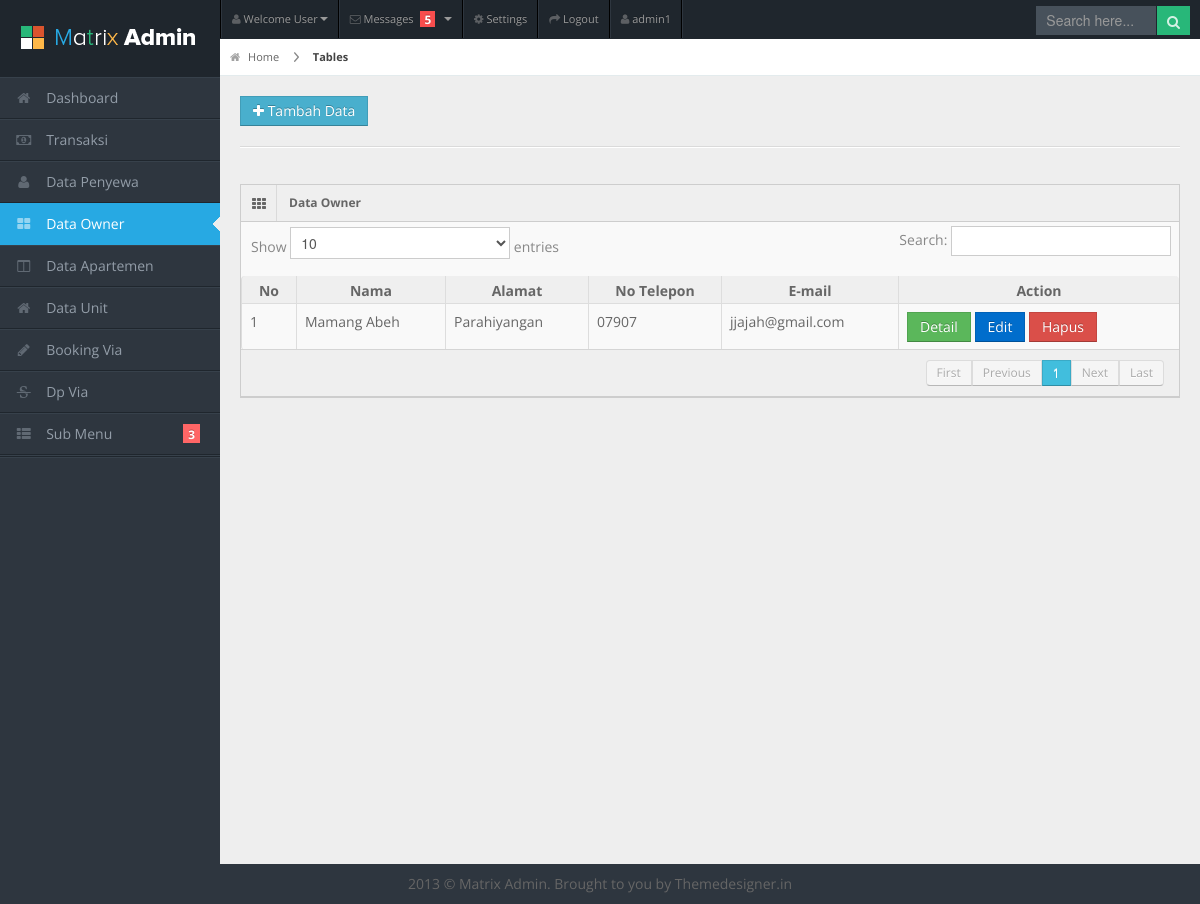
/owner.php (signed in), run on the app's committed database.
### tables this page shows
CREATE TABLE `tb_owner` (
  `kd_owner` int(4) NOT NULL,
  `nama` varchar(30) NOT NULL,
  `alamat` varchar(50) NOT NULL,
  `no_tlp` varchar(15) NOT NULL,
  `kd_bank` int(4) NOT NULL,
  `no_rek` varchar(20) NOT NULL,
  `tgl_gabung` date NOT NULL,
  `email` varchar(30) DEFAULT NULL,
  `jenis_kelamin` varchar(10) DEFAULT NULL,
  `jumlah_unit` int(11) DEFAULT NULL
);

### proses/proses.php (called while the page is built, shortened)
<?php
class Proses{
  public function __construct(){
    $this->db = new PDO('mysql:host=localhost;dbname=db_keuangan_cozzal','root','');
  }
  public function showOwner(){
  $sql = "SELECT * from tb_owner
    INNER JOIN tb_bank ON tb_bank.kd_bank = tb_owner.kd_bank";
  $query = $this->db->query($sql);
  return $query;
  }
}
?>

### owner.php (shortened to what this page needs)
<?php
  include "template/head.php";
?>
<body>
<?php
  include "template/header.php";
  include "template/sidebar.php";
?>
<div id="content">
  <div id="content-header">
    <div id="breadcrumb"> <a href="#" title="Go to Home" class="tip-bottom"><i class="icon-home"></i> Home</a> <a href="#" class="current">Tables</a> </div>
    <a href="#popup-owner" data-toggle="modal" class="btn btn-info btn-add"><i class="icon-plus"></i> Tambah Data</a>
  </div>
  <div class="container-fluid">
    <hr>
    <div class="row-fluid">
      <div class="span12">
        <div class="widget-box">
          <div class="widget-title"> <span class="icon"><i class="icon-th"></i></span>
            <h5>Data Owner</h5>
          </div>
          <div class="widget-content nopadding">
            <table class="table table-bordered data-table">
              <thead>
                <tr>
                  <th>No</th>
                  <th>Nama</th>
				  <th>Alamat</th>
				  <th>No Telepon</th>
                  <th>E-mail</th>
				  <th>Action</th>
				</tr>
              </thead>
              <tbody>
                <?php
				  require("proses/proses.php");
				  $Proses = new Proses();
				  $i = 1;
				  $show = $Proses->showOwner();
				  while($data = $show->fetch(PDO::FETCH_OBJ)){
					echo "
					  <tr class=gradeC'>
						<td>$i</td>
					    <td>$data->nama</td>
						<td>$data->alamat</td>
						<td>$data->no_tlp</td>
						<td>$data->email</td>
						<td>
						  <a class='btn btn-success' href='owner.php?detail_owner=$data->kd_owner'>Detail</a>
						  <a class='btn btn-primary' href='edit.php?edit_owner=$data->kd_owner'>Edit</a>
						  <a class='btn btn-danger' href='proses/proses_delete.php?delete_owner=$data->kd_owner'>Hapus</a>
						</td>
					  </tr>"; $i++;
				  };
				?>
              </tbody>
            </table>
          </div>
        </div>
      </div>
    </div>
  </div>
</div>
<div class="row-fluid">
  <div id="footer" class="span12"> 2013 &copy; Matrix Admin. Brought to you by <a href="http://themedesigner.in">Themedesigner.in</a> </div>
</div>
</body>
</html>

### css/theme.css (style rules this page uses)
.btn-add { margin-left: 20px; margin-top: 20px; }

### css/matrix-style.css (style rules this page uses)
* { outline:none !important; -moz-outline: none !important; }
html, body { height:100% }
body { overflow-x: hidden; margin-top: -10px; font-family: 'Open Sans', sans-serif; font-size:14px; color:#666; }
a { color:#666; }
select, textarea, input[type="text"], input[type="password"], input[type="datetime"], input[type="datetime-local"], input[type="date"], input[type="month"], input[type="time"], input[type="week"], input[type="number"], input[type="email"], input[type="url"], input[type="search"], input[type="tel"], input[type="color"], .uneditable-input, .label, .dropdown-menu, .btn, .well, .progress, .table-bordered, .btn-group > .btn:first-child, .btn-group > .btn:last-child, .btn-group > .btn:last-child, .btn-group > .dropdown-toggle, .alert { border-radius:0px; }
.btn, textarea, input[type="text"], input[type="password"], input[type="datetime"], input[type="datetime-local"], input[type="date"], input[type="month"], input[type="time"], input[type="week"], input[type="number"], input[type="email"], input[type="url"], input[type="search"], input[type="tel"], input[type="color"], .uneditable-input { box-shadow:none; }
.progress, .progress-success .bar, .progress .bar-success, .progress-warning .bar, .progress .bar-warning, .progress-danger .bar, .progress .bar-danger, .progress-info .bar, .progress .bar-info, .btn, .btn-primary { background-image:none; }
#footer { padding:10px; text-align:center; }
hr { border-top-color:#dadada; }
#content { background: none repeat scroll 0 0 #eeeeee; margin-left: 220px; margin-right: 0; padding-bottom: 25px; position: relative; min-height:100%; width: auto; }
#content-header { position: abslute; width: 100%; margin-top: -38px; z-index: 20; }
#breadcrumb { background-color: #fff; border-bottom: 1px solid #e3ebed; }
#breadcrumb a { padding: 8px 20px 8px 10px; display: inline-block; background-image: url('../img/breadcrumb.png'); background-position: center right; background-repeat: no-repeat; font-size: 11px; color: #666666; }
#breadcrumb a:last-child { background-image:none; }
#breadcrumb a.current { font-weight: bold; color: #444444; }
#breadcrumb a i { margin-right: 5px; opacity: .6; }
.stat-boxes .peity_bar_good, .stat-boxes .peity_line_good, { color: #459D1C; }
.widget-box { background: none repeat scroll 0 0 #F9F9F9; border-left: 1px solid #CDCDCD; border-top: 1px solid #CDCDCD; border-right: 1px solid #CDCDCD; clear: both; margin-top: 16px; margin-bottom: 16px; position: relative; }
.widget-title, .modal-header, .table th, div.dataTables_wrapper .ui-widget-header { background:#efefef; border-bottom: 1px solid #CDCDCD; height: 36px; }
.widget-title span.icon { padding: 9px 10px 7px 11px; float: left; border-right:1px solid #dadada; }
.widget-title h5 { color: #666; float: left; font-size: 12px; font-weight: bold; padding: 12px; line-height: 12px; margin: 0; }
.widget-content { padding:15px; border-bottom: 1px solid #cdcdcd; }
.table th { height: auto; font-size: 14px; padding: 5px 10px 2px; border-bottom: 0; text-align: center; color: #666666; }
.nopadding { padding: 0 !important; }
.nopadding .table { margin-bottom: 0; }
.nopadding .table-bordered { border: 0; }

### css/matrix-media.css (style rules this page uses)
body { background:#2E363F; }

### data on the page
tb_owner: nama "Mamang Abeh", alamat "Parahiyangan", no_tlp "07907", email "jjajah@gmail.com"

### other printed values
$username "admin1"
